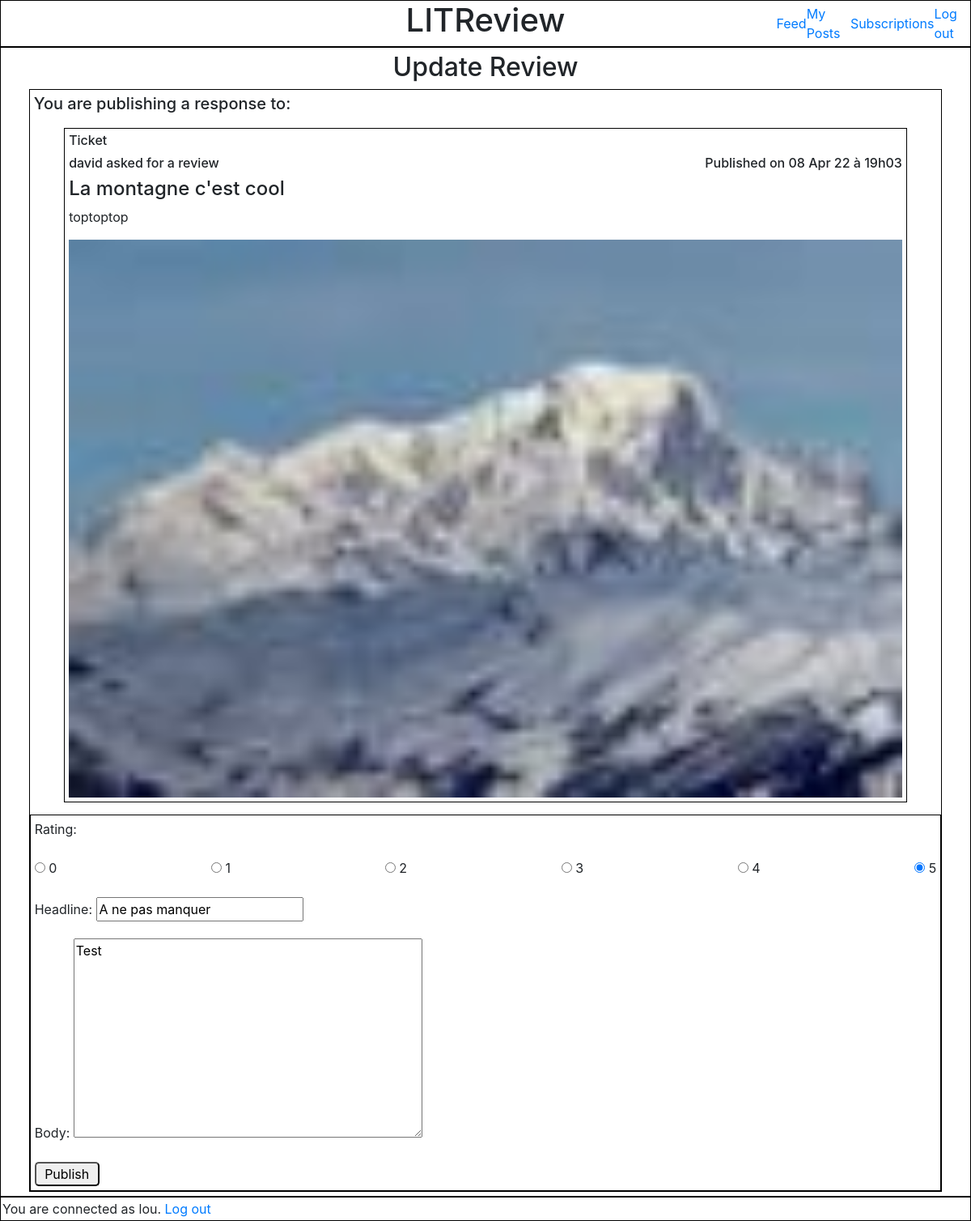
The page /feedapp/10/review_update (signed in) on the database its author committed.
### feedapp/models.py (models this page shows, shortened)
class Ticket(models.Model):
    title = models.CharField(max_length=128)
    description = models.CharField(max_length=2048, blank=True)
    user = models.ForeignKey(settings.AUTH_USER_MODEL, on_delete=models.CASCADE)
    image = models.ImageField(null=True, blank=True)
    time_created = models.DateTimeField(auto_now_add=True)
    IMAGE_MAX_SIZE = (100, 100)

class Review(models.Model):
    ticket = models.ForeignKey(to=Ticket, null=True, on_delete=models.CASCADE)
    rating = models.PositiveSmallIntegerField(validators=[MinValueValidator(0), MaxValueValidator(5)])
    user = models.ForeignKey(settings.AUTH_USER_MODEL, on_delete=models.CASCADE)
    headline = models.CharField(max_length=128)
    body = models.TextField(max_length=8192)
    time_created = models.DateTimeField(auto_now_add=True)

### authentication/models.py (models this page shows)
class User(AbstractUser):
    username = models.CharField(max_length=20, unique=True)
    USERNAME_FIELD = 'username'

### feedapp/views.py (the view, shortened to what this page needs)
# urls.py: path('feedapp/<int:review_id>/review_update', modify_review, name='review_update'),
@login_required
def modify_review(request, review_id):
    review = get_object_or_404(models.Review, id=review_id)
    form = forms.ReviewForm(instance=review)
    return render(request, 'feedapp/review_update.html', context={'review_update': form, 'ticket': review.ticket})

### feedapp/forms.py
class ReviewForm(forms.ModelForm):
    edit_form = forms.BooleanField(widget=forms.HiddenInput, initial=True)
    rating = forms.ChoiceField(widget=forms.RadioSelect, choices=[(0, '0'), (1, '1'), (2, '2'), (3, '3'), (4, '4'),
                                                                  (5, '5')])
    class Meta:
        model = models.Review
        fields = ['rating', 'headline', 'body']

### feedapp/templatetags/feedapp_extras.py (called while the page is built)
@register.filter
def get_posted_at_display(posted_at):
    seconds_ago = (timezone.now() - posted_at).total_seconds()
    if seconds_ago <= HOUR:
        return f'Published {int(seconds_ago // MINUTE)} minutes ago.'
    elif seconds_ago <= DAY:
        return f'Published {int(seconds_ago // HOUR)} hours ago.'
    return f'Published on {posted_at.strftime("%d %b %y à %Hh%M")}'

@register.simple_tag(takes_context=True)
def get_poster_display(context, user):
    if user == context['user']:
        return 'You'
    return user.username

### feedapp/templates/feedapp/review_update.html (shortened to what this page needs)
{% extends 'base.html' %}
    {% block content %}
        <div class="main_content">
            <div class="answer_to_ticket">
                <h2>Update Review</h2>
                <div class="answer_to_ticket_area">
                    <div class="answer_to_ticket_area_ticket_zone">
                        <h5>You are publishing a response to: </h5>
                        <div id="ticket_zone">
                            {% include 'feedapp/partials/ticket_snippet.html' %}
                        </div>
                    </div>
                    <div class="answer_to_ticket_area_review_zone">
                        <form method="post">
                          {{ review_update.as_p }}
                          <button type="submit">Publish</button>
                        </form>
                    </div>
                </div>
            </div>
        </div>
    {% endblock content %}

### templates/base.html (shortened to what this page needs)
<!DOCTYPE html>
<html lang="en">
<head>
    {% load static %}
    <link rel="stylesheet" href="{% static 'style.css' %}">
    <link rel="stylesheet" href="https://cdn.jsdelivr.net/npm/bootstrap@4.3.1/dist/css/bootstrap.min.css">
    <link rel="stylesheet" href="https://cdnjs.cloudflare.com/ajax/libs/font-awesome/4.7.0/css/font-awesome.min.css">
</head>
<body>
    <header class="base_header">
        <div id="header_spaceholder"></div>
        <div class="header_h1"><h1>LITReview</h1></div>
      <nav>
          <a href="{% url 'home_page' %}">Feed</a>
          <a href="{% url 'my_posts_page' %}">My Posts</a>
          <a href="{% url 'subscription_page' %}">Subscriptions</a>
          {% if user.is_authenticated %}
            <a href="{% url 'logout_page' %}">Log out</a>
          {% endif %}
      </nav>
    </header>
  {% block content %} {% endblock content %}
  {% if user.is_authenticated %}
    <footer>You are connected as {{ user }}. <a href="{% url 'logout_page' %}">Log out</a></footer>
  {% endif %}
</body>
</html>

### feedapp/templates/feedapp/partials/ticket_snippet.html
{% load static %}
{% load feedapp_extras %}
<div class="ticket">
    <h6>Ticket</h6>
    <div class="ticket_info">
        <h6>{% get_poster_display ticket.user %} asked for a review</h6>
        <h6>{{ ticket.time_created|get_posted_at_display }}</h6>
    </div>
    <h4>{{ ticket.title }}</h4>
    <p>{{ ticket.description }}</p>
    {% if ticket.image.url is not None %}
        <img src="{{ ticket.image.url }}">
    {% endif %}
</div>

### static/style.css (style rules this page uses)
.base_header { border: 1px black solid; display: flex; justify-content: center; }
.base_header nav { display: flex; flex: 0.3; justify-content: space-around; align-items: center; text-decoration: none; }
.base_header #header_spaceholder { flex: 0.3; }
.base_header .header_h1 { display: flex; flex: 0.9; justify-content: center; align-items: center; }
.main_content { border: 1px black solid; display: flex; flex-direction: column; justify-content: center; align-items: center; padding: 5px; min-height: 690px; }
.main_content h2 { text-align: center; }
.main_content button { border-radius: 5px; }
.ticket { display: flex; flex-direction: column; width: 95%; padding: 5px; }
.ticket .ticket_info { display: flex; justify-content: space-between; }
.answer_to_ticket { width: 95%; }
.answer_to_ticket .answer_to_ticket_area { border: 1px black solid; }
.answer_to_ticket_area_ticket_zone { padding: 5px; }
.answer_to_ticket_area_ticket_zone .ticket { border: 1px black solid; padding: 5px; }
#ticket_zone { display: flex; justify-content: center; align-items: center; padding: 10px; }
.answer_to_ticket .answer_to_ticket_area .answer_to_ticket_area_review_zone { border: 1px black solid; padding: 5px; }
.answer_to_ticket .answer_to_ticket_area .answer_to_ticket_area_review_zone form { display: flex; flex-direction: column; justify-content: space-between; }
.answer_to_ticket .answer_to_ticket_area .answer_to_ticket_area_review_zone form button { width: 80px; border-radius: 5px; }
#id_rating { display: flex; justify-content: space-between; }
footer { border: 1px black solid; display: flex; width: 100%; padding: 2px; }

### rows shown on the page
Ticket: user.username "david", time_created|get_posted_at_display "Published on 08 Apr 22 à 19h03", title "La montagne c'est cool", description "toptoptop", image (picture)
Review: rating "☐ 0 ☐ 1 ☐ 2 ☐ 3 ☐ 4 ☑ 5", headline "A ne pas manquer", body "Test"
User: username "lou"
